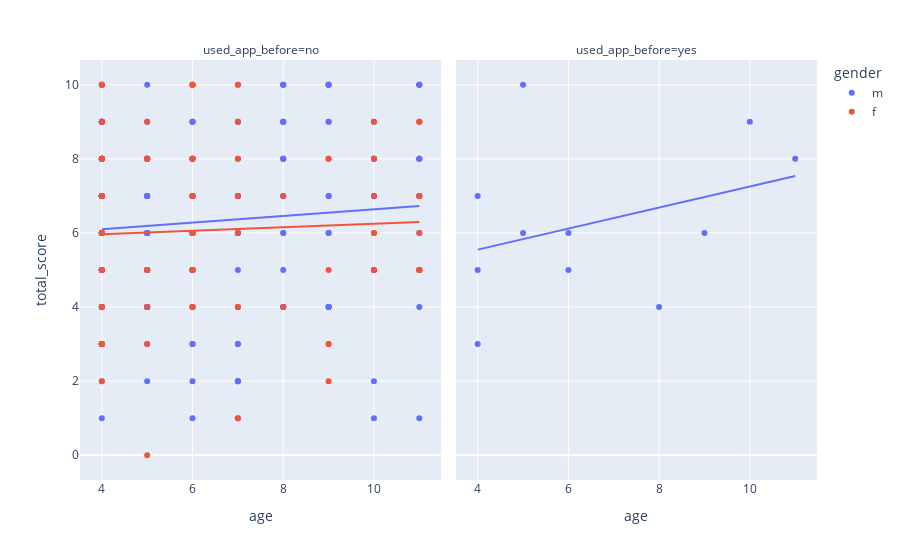

The notebook cell this image was saved under:
### Markdown cell above
## What is the distribution of the scores based on the age of the individuals who has or has not used an app before?

### Code cell
# Create a line plot
# Need to install statsmodels to use the trendline="ols" option
# pip install statsmodels
fig = px.scatter(autism_df, x="age", y="total_score", facet_col="used_app_before", color="gender", trendline="ols")
fig.show()

### Figure 1 — Plotly figure (JSON) as saved in the notebook; plotly's stock layout.template omitted (floating-point values rounded to 4 significant figures; data arrays with more than 128 entries replaced by an {"elided": "..."} marker saying what was removed)
{"data": [{"hovertemplate": "gender=m<br>used_app_before=no<br>age=%{x}<br>total_score=%{y}<extra></extra>", "legendgroup": "m", "marker": {"color": "#636efa", "symbol": "circle"}, "mode": "markers", "name": "m", "orientation": "v", "showlegend": true, "x": {"elided": "197 int values"}, "xaxis": "x", "y": {"elided": "197 int values"}, "yaxis": "y", "type": "scatter"}, {"hovertemplate": "<b>OLS trendline</b><br>total_score = 0.089626 * age + 5.74407<br>R<sup>2</sup>=0.007699<br><br>gender=m<br>used_app_before=no<br>age=%{x}<br>total_score=%{y} <b>(trend)</b><extra></extra>", "legendgroup": "m", "marker": {"color": "#636efa", "symbol": "circle"}, "mode": "lines", "name": "m", "showlegend": false, "x": {"elided": "197 int values"}, "xaxis": "x", "y": {"elided": "197 float values"}, "yaxis": "y", "type": "scatter"}, {"hovertemplate": "gender=m<br>used_app_before=yes<br>age=%{x}<br>total_score=%{y}<extra></extra>", "legendgroup": "m", "marker": {"color": "#636efa", "symbol": "circle"}, "mode": "markers", "name": "m", "orientation": "v", "showlegend": false, "x": [6, 5, 9, 10, 6, 4, 4, 8, 11, 4, 5], "xaxis": "x2", "y": [5, 10, 6, 9, 6, 3, 5, 4, 8, 7, 6], "yaxis": "y2", "type": "scatter"}, {"hovertemplate": "<b>OLS trendline</b><br>total_score = 0.283708 * age + 4.41573<br>R<sup>2</sup>=0.117920<br><br>gender=m<br>used_app_before=yes<br>age=%{x}<br>total_score=%{y} <b>(trend)</b><extra></extra>", "legendgroup": "m", "marker": {"color": "#636efa", "symbol": "circle"}, "mode": "lines", "name": "m", "showlegend": false, "x": [4, 4, 4, 5, 5, 6, 6, 8, 9, 10, 11], "xaxis": "x2", "y": [5.551, 5.551, 5.551, 5.834, 5.834, 6.118, 6.118, 6.685, 6.969, 7.253, 7.537], "yaxis": "y2", "type": "scatter"}, {"hovertemplate": "gender=f<br>used_app_before=no<br>age=%{x}<br>total_score=%{y}<extra></extra>", "legendgroup": "f", "marker": {"color": "#EF553B", "symbol": "circle"}, "mode": "markers", "name": "f", "orientation": "v", "showlegend": true, "x": [5, 5, 11, 11, 5, 4, 9, 6, 6, 4, 7, 4, 6, 4, 4, 4, 6, 4, 9, 4, 4, 7, 5, 8, 11, 11, 11, 4, 11, 11, 6, 9, 4, 4, 10, 6, 6, 4, 4, 4, 4, 5, 7, 10, 7, 5, 6, 6, 9, 10, 11, 5, 4, 11, 4, 4, 10, 6, 4, 4, 4, 7, 4, 5, 4, 4, 8, 7, 11, 11, 9, 9, 4, 6, 4, 10, 6, 4, 10, 10, 5, 7, 7, 4], "xaxis": "x", "y": [4, 8, 7, 5, 3, 2, 5, 5, 6, 3, 1, 3, 4, 8, 5, 4, 7, 9, 8, 6, 5, 4, 8, 7, 9, 9, 7, 8, 5, 6, 7, 2, 3, 3, 9, 6, 8, 7, 7, 5, 7, 0, 8, 6, 6, 8, 6, 8, 3, 5, 9, 5, 4, 5, 8, 4, 5, 10, 9, 6, 8, 7, 8, 5, 10, 9, 4, 9, 5, 5, 3, 8, 10, 10, 3, 7, 4, 6, 6, 8, 9, 10, 4, 3], "yaxis": "y", "type": "scatter"}, {"hovertemplate": "<b>OLS trendline</b><br>total_score = 0.0469939 * age + 5.77563<br>R<sup>2</sup>=0.002730<br><br>gender=f<br>used_app_before=no<br>age=%{x}<br>total_score=%{y} <b>(trend)</b><extra></extra>", "legendgroup": "f", "marker": {"color": "#EF553B", "symbol": "circle"}, "mode": "lines", "name": "f", "showlegend": false, "x": [4, 4, 4, 4, 4, 4, 4, 4, 4, 4, 4, 4, 4, 4, 4, 4, 4, 4, 4, 4, 4, 4, 4, 4, 4, 4, 4, 4, 4, 5, 5, 5, 5, 5, 5, 5, 5, 5, 6, 6, 6, 6, 6, 6, 6, 6, 6, 6, 6, 6, 7, 7, 7, 7, 7, 7, 7, 7, 8, 8, 9, 9, 9, 9, 9, 9, 10, 10, 10, 10, 10, 10, 10, 11, 11, 11, 11, 11, 11, 11, 11, 11, 11, 11], "xaxis": "x", "y": [5.964, 5.964, 5.964, 5.964, 5.964, 5.964, 5.964, 5.964, 5.964, 5.964, 5.964, 5.964, 5.964, 5.964, 5.964, 5.964, 5.964, 5.964, 5.964, 5.964, 5.964, 5.964, 5.964, 5.964, 5.964, 5.964, 5.964, 5.964, 5.964, 6.011, 6.011, 6.011, 6.011, 6.011, 6.011, 6.011, 6.011, 6.011, 6.058, 6.058, 6.058, 6.058, 6.058, 6.058, 6.058, 6.058, 6.058, 6.058, 6.058, 6.058, 6.105, 6.105, 6.105, 6.105, 6.105, 6.105, 6.105, 6.105, 6.152, 6.152, 6.199, 6.199, 6.199, 6.199, 6.199, 6.199, 6.246, 6.246, 6.246, 6.246, 6.246, 6.246, 6.246, 6.293, 6.293, 6.293, 6.293, 6.293, 6.293, 6.293, 6.293, 6.293, 6.293, 6.293], "yaxis": "y", "type": "scatter"}], "layout": {"xaxis": {"anchor": "y", "domain": [0.0, 0.49], "title": {"text": "age"}}, "yaxis": {"anchor": "x", "domain": [0.0, 1.0], "title": {"text": "total_score"}}, "xaxis2": {"anchor": "y2", "domain": [0.51, 1.0], "matches": "x", "title": {"text": "age"}}, "yaxis2": {"anchor": "x2", "domain": [0.0, 1.0], "matches": "y", "showticklabels": false}, "annotations": [{"font": {}, "showarrow": false, "text": "used_app_before=no", "x": 0.245, "xanchor": "center", "xref": "paper", "y": 1.0, "yanchor": "bottom", "yref": "paper"}, {"font": {}, "showarrow": false, "text": "used_app_before=yes", "x": 0.755, "xanchor": "center", "xref": "paper", "y": 1.0, "yanchor": "bottom", "yref": "paper"}], "legend": {"title": {"text": "gender"}, "tracegroupgap": 0}, "margin": {"t": 60}}}
